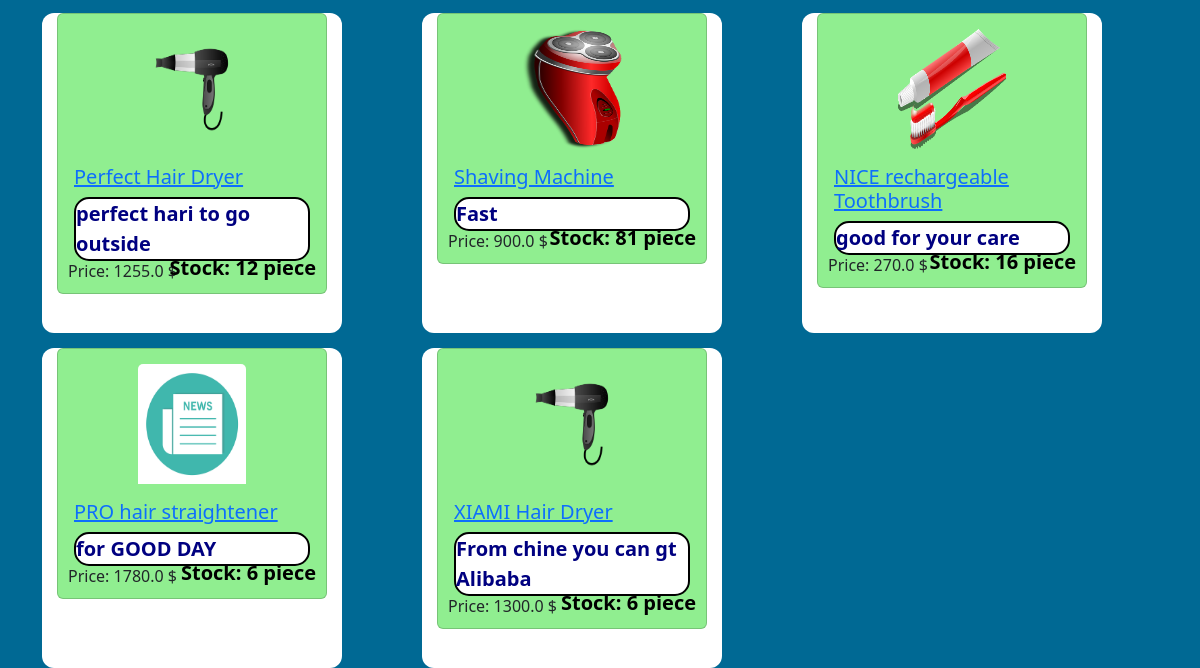
Before: /indexadmin (lower part) with the older database file.
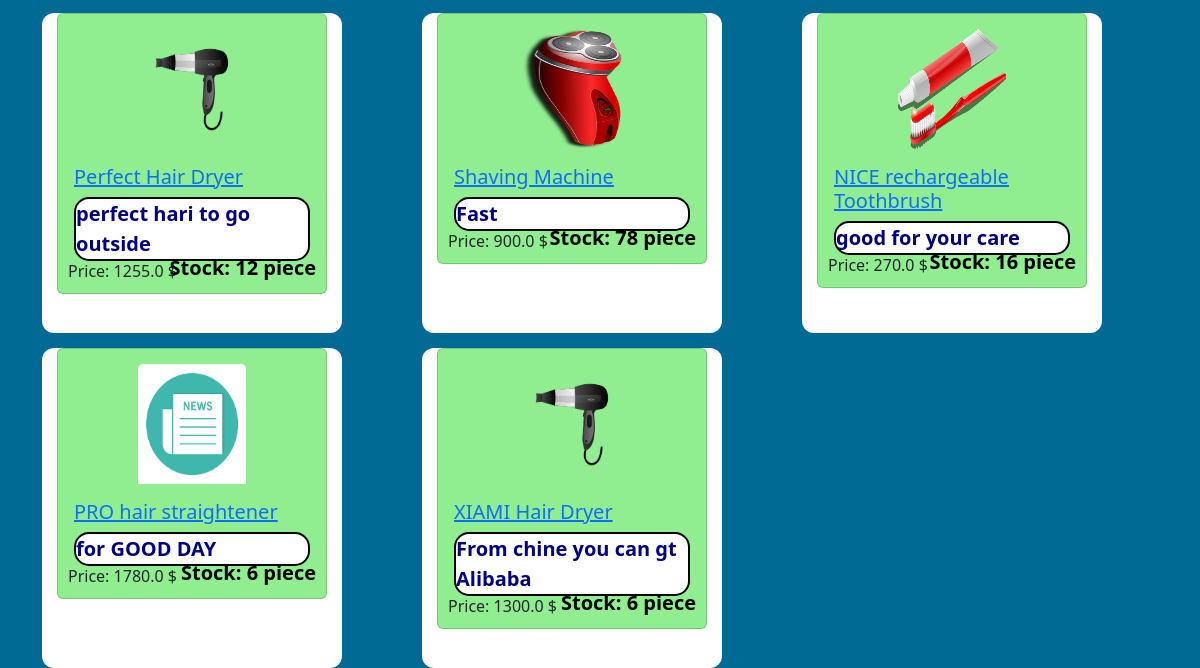
After: the same page with the newer database file.
### ticaretSitesi/models.py (models this page shows, shortened)
class Product(models.Model):
    title = models.CharField(max_length=40)
    description = models.CharField(max_length=400)
    color = models.CharField(max_length=20)
    imageUrl = models.CharField(max_length=50, blank=False)
    price = models.FloatField()
    stock = models.IntegerField()
    slug = models.SlugField(default="", blank=True,null = False, unique=True, primary_key=True)
    category = models.ManyToManyField(Category)

### ticaretSitesi/views.py (the view)
# urls.py: path('indexadmin', views.indexadmin, name="indexadmin"),
def indexadmin(request):
    products = Product.objects.filter(stock__lt=10)
    lowPriceProducts = Product.objects.filter(price__lt=3000)
    categories = Category.objects.all()
    return render(request, 'ticaretSitesi/indexAdmin.html', {
                  'categories': categories,
                  "products": products,
                  "lowprices":lowPriceProducts
                  })

### ticaretSitesi/templates/ticaretSitesi/indexAdmin.html (shortened to what this page needs)
{% extends 'layoutadmin.html' %}
{% load static %}
{% block css_files %}
    <link rel="stylesheet" href="{% static 'ticaretSitesi/css/style.css' %}">
{% endblock %}
    {% block content %}
    <div class="container mt-5">
        <div class="col-12">
            {% if lowprices|length == 0 %}
                <div class="alert alert-warning">No Product</div>
            {% else %}
                <div class="row">
                    {% for lowprice in lowprices %}
                        <div class="col-4 ">
                            {% include 'ticaretSitesi/partials/_lowprice.html' %}
                        </div>
                    {% endfor %}
                </div>
            {% endif %}
        </div>
</div>
    {% endblock content %}

### ticaretSitesi/templates/ticaretSitesi/partials/_lowprice.html (shortened to what this page needs)
{% load static %}
    <div class="card-deck ">
        <div class="card">
                <img class="card-img-top" src="{% static 'ticaretSitesi/img/'|add:lowprice.imageUrl %}" alt="Card image cap">
                <div class="card-body">
                    <h5 class="card-title">
                        <a href="{% url 'product_details' lowprice.slug %}">
                            {{ lowprice.title }}
                        </a>
                    </h5>
                    <p class="card-text" style="color:#000080;font-weight:bold;font-size:20px;background-color:white;border:2px solid black;border-radius:15px;">{{ lowprice.description }}</p>
                    <div class="card-price">Price: {{ lowprice.price }} $</div>
                    <div class="card-stock" style="color:black;font-weight:bold;font-size:20px;">Stock: {{ lowprice.stock }} piece</div>
                </div>
        </div>
    </div>

Changed rows visible on the page:
changed Product "Shaving Machine": stock "81" → "78"
